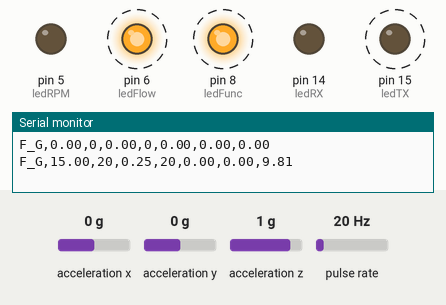
The sketch below on a simulated Arduino Uno, built with avr-gcc and run on an emulated ATmega328P. Parts: output pins drawn as LEDs (lit = HIGH), the last lines printed to the serial monitor. Wiring (inferred from the names in the program): pulse sensor: data pin 3. Dashed ring = blinking. The test bench sets the inputs (shaded band); at power-on: pulse rate 20 Hz, acceleration x 0 g, acceleration y 0 g, acceleration z 1 g.

Above: at 1.2 s.
1.3 s: pulse rate (sensor on pin 3) set to 100 Hz
At 1.9 s:
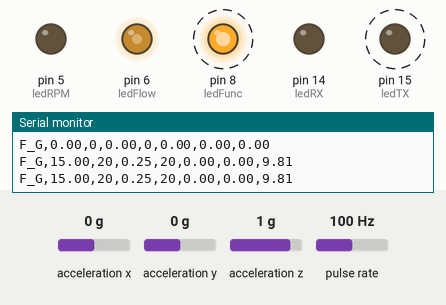
4.3 s: acceleration x set to 0.8 g
7.3 s: pulse rate (sensor on pin 3) set to 4 Hz
10.3 s: pulse rate (sensor on pin 3) set to 50 Hz
At 11.68 s:
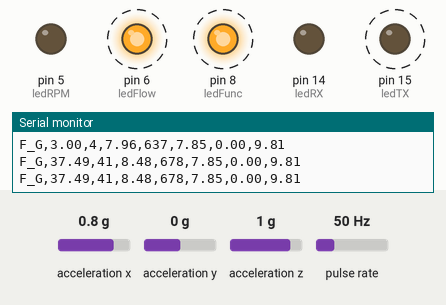
13.3 s: acceleration y set to 0.8 g
16.3 s: acceleration x set to -0.8 g
Timing chart, 0 to 20.3 s (numbered marks = the images above; inputs shaded):
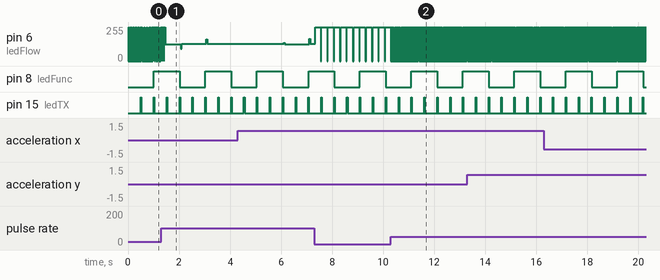

The sketch:

Cuadal_DFM250D_2017.02.21.ino
```cpp
/*
 * Programa para el calculo del caudal mediante la lectura de pulsos
 * del caudalimetro diferencial DFM250D
 *
 * Para PlacaAuxiliarPerifericos_v2.00
 *
 * Leds:
 *  - ledFunc:  pin14 D8   -  Led indicador de ciclo de funcionamiento
 *  - ledFlow:  pin12 D6   -  Led indicador de funcion de placa (Caudal) y entrada de pulso
 *  - ledRPM:   pin11 D5   -  Led indicador de funcion de placa (Revoluciones por minuto) y entrada de pulso
 *  - ledTX:    pin24 D15  -  Led indicador de comunicacion serie (TX)
 *  - ledRX:    pin23 D14  -  Led indicador de comunicacion serie (RX)
 *
 * Entradas:  (Solo se habilitara la correspondiente al objetivo de la placa)
 *  - RPM: pin4 D2  - INT0  - Entrada de pulsos de Littelfuse 55100
 *  - Flow: pin5 D3 - INT1  - Entrada de pulsos de DFM250D
 *
 */

#include <Wire.h>
#include <Adafruit_MMA8451.h>
#include <Adafruit_Sensor.h>

Adafruit_MMA8451 mma = Adafruit_MMA8451();

volatile unsigned long firstPulseTime;    //Variable para guardar el momento del primer pulso de cada ciclo
volatile unsigned long lastPulseTime;     //Variable para guardar el momento del ultimo pulso de cada ciclo
volatile unsigned long numPulses;         //Numero de pulsos en cada ciclo

unsigned long previousMillis = 0;         //Momento del ultimo ciclo
const long interval = 20;               // Intervalo de cada ciclo

//Variables de resultados:
float numPulsosTotales = 0; //Numero de pulsos detectados desde el arranque
int numPulsos = 0;          //Numero de pulsos detectados en el ultimo segundo
float flowInst = 0.00;      //Caudal instantaneo
float flowTotal = 0.00;     //Caudal total desde el arranque
int numPulsosLast=0;
int numPulsosTotalesLast=0;

int numPulses2 = 0;
float result2 = 0.00;
float result3 = 0.00;
int nciclo = 0;
float ntiempo = 0.00;
int numPulses3=0;
//
int contador = 1; //VARIABLE DE COMPROBACION  - PENDIENTE DE RETIRADA
//

float rev = 0.000;   //Revoluciones por minuto
float flow = 0.000;

//Declaracion de I/O
int ledFunc = 8;
int ledFlow = 6;
int ledRPM = 5;
int ledTX = 15;
int ledRX = 14;
int inFlow = 3;

boolean contFlow = false;
boolean contTX = false;

float ejeX = 0.00;
float ejeY = 0.00;
float ejeZ = 0.00;

float maxX = 0.00;
float maxY = 0.00;
float maxZ = 0.00;
float maxXlast = 0.00;
float maxYlast = 0.00;
float maxZlast = 0.00;

void isr()    //Subprograma ejecutado en cada interrupcion por pulso
{
  cambioLed(ledFlow);
  contFlow = true;
  numPulsos++;
  numPulses++;
  numPulses2++;
  numPulsosTotales++;
  unsigned long now = micros();
  if (numPulses == 1)
  {
    firstPulseTime = now;
  }
  else
  {
    lastPulseTime = now;
  }

}

void setup()
{
  Serial.begin(9600);    // Inicio de comunicacion serie

  //Definir tipo de I/O:
  pinMode(ledFunc, OUTPUT);
  pinMode(ledFlow, OUTPUT);
  pinMode(ledRPM, OUTPUT);
  pinMode(ledTX, OUTPUT);
  pinMode(ledRX, OUTPUT);
  pinMode(inFlow, INPUT);
  digitalWrite(ledFunc, 0);
  digitalWrite(ledFlow, 0);
  digitalWrite(ledRPM, 0);
  digitalWrite(ledTX, 0);
  digitalWrite(ledRX, 0);

  mma.begin();
  mma.setRange(MMA8451_RANGE_8_G);

}


void loop()
{

  /*Composicion de la trama:
   *
   * F_G  , L/min , Pulsos/min  , Litros totales  , Pulsos totales  , Eje X , Eje Y , Eje Z
   *
   * - F_G: Indicador de magnitud
   * - L/min: Caudal de combustible en Litros por minuto
   * - Pulsos/min: Estimacion de pulsos por minuto segun pulsos recibidos el ultimo segundo
   * - Litros totales: Litros de combustible consumidos desde el arranque de la placa
   * - Pulsos totales: Pulsos detectados desde el arranque de la placa
   * - Eje X, Eje Y, Eje Z: Valores maximos de aceleracion en cada eje en el ultimo segundo
   */


  attachInterrupt(1, isr, RISING);    // enable the interrupt
  unsigned long currentMillis = millis();

  /* Get a new sensor event */
  sensors_event_t event;
  mma.getEvent(&event);

  /* Display the results (acceleration is measured in m/s^2) */
  ejeX = event.acceleration.x;
  ejeY = event.acceleration.y;
  ejeZ = event.acceleration.z;

  maximoX(ejeX);
  maximoY(ejeY);
  maximoZ(ejeZ);

  if (currentMillis - previousMillis >= interval) {
    // save the last time you blinked the LED
    previousMillis = currentMillis;


    if (contFlow == false)
    {
      digitalWrite(ledFlow, HIGH);
    }
    contFlow = false;
    if (contTX == true)
    { contTX = false;
      cambioLed(ledTX);
    }
    nciclo++;

    if (nciclo == (500 / interval))
    { cambioLed(ledTX);
      contTX = true;
      Serial.print("F_G,");
      Serial.print(result2);
      Serial.print(",");
      Serial.print(numPulsosLast);
      Serial.print(",");
      Serial.print(flowTotal);
      Serial.print(",");
     Serial.print(numPulsosTotalesLast);
      Serial.print(",");
        Serial.print(maxXlast);
        Serial.print(",");
        Serial.print(maxYlast);
        Serial.print(",");
        Serial.println(maxZlast);

    }

    if (nciclo == (1000 / interval))
    {
      detachInterrupt(0);
      cambioLed(ledTX);
      contTX = true;

      if (numPulses == 0)
      {
        result2 = 0;
        ntiempo=0;
        result3=0;
      }
      else
      {
        ntiempo = (float)(lastPulseTime - firstPulseTime);

         if (ntiempo>800000)
         {
         result2=((numPulses-1)*1000000)/ntiempo;
         result2=(result2*60.00)/80.00;
         }
         else
         {
          result2=(numPulses*60.00)/80.00;
          }

      result3=(numPulses*60.00)/80.00;
      }

      numPulsosLast=(int)numPulses;
      numPulsosTotalesLast=(int)numPulsosTotales;

      flowTotal = numPulsosTotales / 80;

      Serial.print("F_G,");
      Serial.print(result2);
      Serial.print(",");
      //Serial.print(result3);
     // Serial.print(",");
      Serial.print((int)numPulses);
      Serial.print(",");
      Serial.print(flowTotal);
      Serial.print(",");
      Serial.print((int)numPulsosTotales);
      Serial.print(",");
      Serial.print(maxX);
      Serial.print(",");
      Serial.print(maxY);
      Serial.print(",");
      Serial.println(maxZ);

      digitalWrite(ledFlow, HIGH);
      cambioLed(ledFunc);


      maxXlast = maxX;
      maxYlast = maxY;
      maxZlast = maxZ;
      maxX = 0.00;
      maxY = 0.00;
      maxZ = 0.00;

      numPulses2 = 0;
      numPulses = 0;

      contador++;
      nciclo = 0;
    }

  }
}

void cambioLed(int nLed)
{
  digitalWrite(nLed, !digitalRead(nLed));
}


void maximoX(float ultX) {
  if (abs(ultX) > maxX)
  {
    maxX = abs(ultX);
  }
}

void maximoY(float ultY) {
  if (abs(ultY) > maxY)
  {
    maxY = abs(ultY);
  }
}

void maximoZ(float ultZ) {
  if (abs(ultZ) > maxZ)
  {
    maxZ = abs(ultZ);
  }
}

void envioTrama()
{}
```

Measured:
- after the input at 10.3 s, pin 6 (ledFlow): alternates 255/255 for 0.02 s and 0/255 for 0.02 s, starting at once
- by itself, pin 6 (ledFlow): alternates 255/255 for 0.22 s and 0/255 for 0.03 s
- by itself, pin 8 (ledFunc): alternates HIGH for 1.0 s and LOW for 1.0 s
- by itself, pin 15 (ledTX): alternates HIGH for 0.02 s and LOW for 0.48 s
